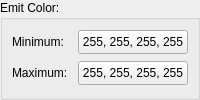
              <widget class="QGroupBox" name="groupBox_10">
               <property name="title">
                <string>Emit Color:</string>
               </property>
               <layout class="QGridLayout" name="gridLayout_6">
                <property name="leftMargin">
                 <number>9</number>
                </property>
                <property name="topMargin">
                 <number>9</number>
                </property>
                <property name="rightMargin">
                 <number>9</number>
                </property>
                <property name="bottomMargin">
                 <number>9</number>
                </property>
                <item row="0" column="0">
                 <widget class="QLabel" name="label_36">
                  <property name="minimumSize">
                   <size>
                    <width>60</width>
                    <height>0</height>
                   </size>
                  </property>
                  <property name="text">
                   <string>Minimum:</string>
                  </property>
                 </widget>
                </item>
                <item row="0" column="1">
                 <widget class="QPushButton" name="btnMinEmitColor">
                  <property name="sizePolicy">
                   <sizepolicy hsizetype="Expanding" vsizetype="Fixed">
                    <horstretch>0</horstretch>
                    <verstretch>0</verstretch>
                   </sizepolicy>
                  </property>
                  <property name="minimumSize">
                   <size>
                    <width>0</width>
                    <height>24</height>
                   </size>
                  </property>
                  <property name="maximumSize">
                   <size>
                    <width>16777215</width>
                    <height>24</height>
                   </size>
                  </property>
                  <property name="cursor">
                   <cursorShape>PointingHandCursor</cursorShape>
                  </property>
                  <property name="text">
                   <string>255, 255, 255, 255</string>
                  </property>
                 </widget>
                </item>
                <item row="1" column="0">
                 <widget class="QLabel" name="label_37">
                  <property name="minimumSize">
                   <size>
                    <width>60</width>
                    <height>0</height>
                   </size>
                  </property>
                  <property name="text">
                   <string>Maximum:</string>
                  </property>
                 </widget>
                </item>
                <item row="1" column="1">
                 <widget class="QPushButton" name="btnMaxEmitColor">
                  <property name="sizePolicy">
                   <sizepolicy hsizetype="Expanding" vsizetype="Fixed">
                    <horstretch>0</horstretch>
                    <verstretch>0</verstretch>
                   </sizepolicy>
                  </property>
                  <property name="minimumSize">
                   <size>
                    <width>0</width>
                    <height>24</height>
                   </size>
                  </property>
                  <property name="maximumSize">
                   <size>
                    <width>16777215</width>
                    <height>24</height>
                   </size>
                  </property>
                  <property name="cursor">
                   <cursorShape>PointingHandCursor</cursorShape>
                  </property>
                  <property name="text">
                   <string>255, 255, 255, 255</string>
                  </property>
                 </widget>
                </item>
               </layout>
              </widget>
